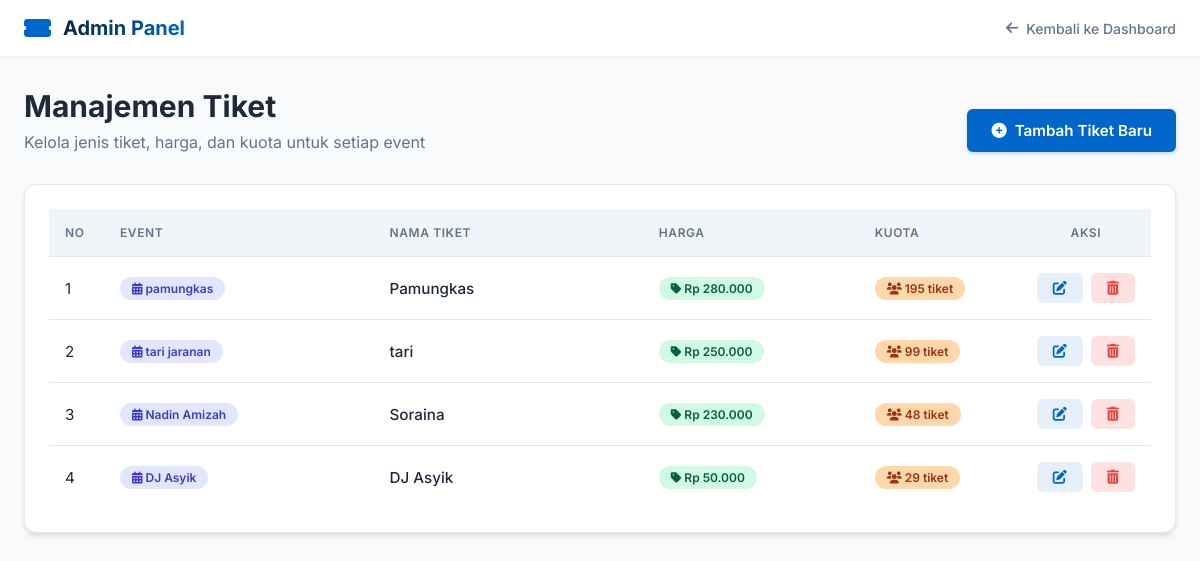
/admin/tiket.php, run on the app's committed database.
### tables this page shows
CREATE TABLE `tiket` (
  `id_tiket` int(11) NOT NULL,
  `id_event` int(11) DEFAULT NULL,
  `nama_tiket` varchar(50) DEFAULT NULL,
  `harga` int(11) DEFAULT NULL,
  `kuota` int(11) DEFAULT NULL
);

CREATE TABLE `event` (
  `id_event` int(11) NOT NULL,
  `nama_event` varchar(150) DEFAULT NULL,
  `tanggal` date DEFAULT NULL,
  `id_venue` int(11) DEFAULT NULL,
  `deskripsi` text DEFAULT NULL,
  `foto` varchar(255) DEFAULT NULL
);

### admin/tiket.php (the view, shortened to what this page needs)
<?php
include '../config/koneksi.php';
$data = mysqli_query($conn, "
    SELECT tiket.*, event.nama_event
    FROM tiket
    JOIN event ON tiket.id_event = event.id_event
    ORDER BY event.tanggal DESC
");
?>
<!DOCTYPE html>
<html lang="id">
<head>
    <link rel="stylesheet" href="https://cdnjs.cloudflare.com/ajax/libs/font-awesome/6.0.0-beta3/css/all.min.css">
</head>
<body>
    <nav class="navbar">
        <div class="navbar-brand">
            <i class="fas fa-ticket-alt"></i>
            <span>Admin Panel</span>
        </div>
        <div class="navbar-menu">
            <a href="dashboard.php"><i class="fas fa-arrow-left"></i> Kembali ke Dashboard</a>
        </div>
    </nav>
    <div class="container">
        <div class="page-header">
            <div>
                <h1 class="page-title">Manajemen Tiket</h1>
                <p class="page-subtitle">Kelola jenis tiket, harga, dan kuota untuk setiap event</p>
            </div>
            <button type="button" class="btn btn-primary" id="btnTambahTiket">
                <i class="fas fa-plus-circle"></i> Tambah Tiket Baru
            </button>
        </div>
        <div class="card">
            <div class="table-responsive" style="padding: 1.5rem;">
                <table class="table">
                    <thead>
                        <tr>
                            <th width="5%">No</th>
                            <th width="25%">Event</th>
                            <th width="25%">Nama Tiket</th>
                            <th width="20%">Harga</th>
                            <th width="15%">Kuota</th>
                            <th width="10%" style="text-align: center;">Aksi</th>
                        </tr>
                    </thead>
                    <tbody>
                        <?php
                        $no = 1;
                        if(mysqli_num_rows($data) > 0) {
                            while($row = mysqli_fetch_assoc($data)) {
                        ?>
                        <tr>
                            <td><?= $no++ ?></td>
                            <td>
                                <span class="badge badge-event">
                                    <i class="fas fa-calendar-alt"></i> <?= htmlspecialchars($row['nama_event']) ?>
                                </span>
                            </td>
                            <td style="font-weight: 500;"><?= htmlspecialchars($row['nama_tiket']) ?></td>
                            <td>
                                <span class="badge badge-price">
                                    <i class="fas fa-tag"></i> Rp <?= number_format($row['harga'], 0, ',', '.') ?>
                                </span>
                            </td>
                            <td>
                                <span class="badge badge-quota">
                                    <i class="fas fa-users"></i> <?= number_format($row['kuota'], 0, ',', '.') ?> tiket
                                </span>
                            </td>
                            <td>
                                <div class="action-cell">
                                    <a href="?edit=<?= $row['id_tiket'] ?>" class="btn btn-edit" title="Edit Tiket">
                                        <i class="fas fa-edit"></i>
                                    </a>
                                    <a href="?hapus=<?= $row['id_tiket'] ?>" class="btn btn-danger" title="Hapus Tiket"
                                       onclick="return confirm('Apakah Anda yakin ingin menghapus tiket ini? Data yang dihapus tidak dapat dikembalikan.')">
                                        <i class="fas fa-trash-alt"></i>
                                    </a>
                                </div>
                            </td>
                        </tr>
                        <?php
                            }
                        } ?>
                    </tbody>
                </table>
            </div>
        </div>
    </div>
</body>
</html>

### admin/tiket.php (style rules this page uses)
:root { --navy: #0a2540; --accent-blue: #0066cc; --accent-hover: #005bb5; --soft-blue: #e6f0fa; --admin-bg: #f8fafc; --text-dark: #1e293b; --text-muted: #64748b; --white: #ffffff; --border-color: #e2e8f0; --danger: #ef4444; --danger-hover: #dc2626; --success: #10b981; --warning: #f59e0b; --shadow-sm: 0 1px 2px 0 rgba(0, 0, 0, 0.05); --shadow-md: 0 4px 6px -1px rgba(0, 0, 0, 0.1), 0 2px 4px -1px rgba(0, 0, 0, 0.06); --shadow-lg: 0 10px 15px -3px rgba(0, 0, 0, 0.1), 0 4px 6px -2px rgba(0, 0, 0, 0.05); --radius-md: 0.375rem; --radius-lg: 0.5rem; --radius-xl: 0.75rem; }
* { margin: 0; padding: 0; box-sizing: border-box; }
body { font-family: 'Inter', sans-serif; background-color: var(--admin-bg); margin: 0; color: var(--text-dark); -webkit-font-smoothing: antialiased; }
.navbar { background-color: var(--white); box-shadow: var(--shadow-sm); position: sticky; top: 0; z-index: 50; padding: 1rem 1.5rem; display: flex; justify-content: space-between; align-items: center; }
.navbar-brand { display: flex; align-items: center; gap: 0.75rem; font-weight: 700; font-size: 1.25rem; }
.navbar-brand i { color: var(--accent-blue); font-size: 1.5rem; }
.navbar-brand span { background: linear-gradient(to right, var(--navy), var(--accent-blue)); -webkit-background-clip: text; -webkit-text-fill-color: transparent; }
.navbar-menu a { color: var(--text-muted); text-decoration: none; font-size: 0.875rem; display: flex; align-items: center; gap: 0.5rem; transition: color 0.2s; font-weight: 500; }
.container { max-width: 1200px; margin: 0 auto; padding: 2rem 1.5rem; animation: fadeIn 0.4s ease-in-out; }
.page-header { margin-bottom: 2rem; display: flex; justify-content: space-between; align-items: flex-end; flex-wrap: wrap; gap: 1rem; }
.page-title { font-size: 1.875rem; font-weight: 700; margin: 0 0 0.5rem 0; color: var(--text-dark); }
.page-subtitle { color: var(--text-muted); margin: 0; }
.card { background-color: var(--white); border-radius: var(--radius-xl); box-shadow: var(--shadow-md); border: 1px solid var(--border-color); }
.btn { display: inline-flex; align-items: center; justify-content: center; gap: 0.5rem; padding: 0.75rem 1.5rem; font-size: 0.95rem; font-weight: 600; border-radius: var(--radius-md); border: none; cursor: pointer; transition: all 0.2s ease; font-family: inherit; text-decoration: none; }
.btn-primary { background-color: var(--accent-blue); color: var(--white); box-shadow: 0 2px 4px rgba(0, 102, 204, 0.2); }
.btn-danger { background-color: #fee2e2; color: var(--danger); padding: 0.5rem 1rem; font-size: 0.875rem; border-radius: var(--radius-md); }
.btn-edit { background-color: var(--soft-blue); color: var(--accent-blue); padding: 0.5rem 1rem; font-size: 0.875rem; border-radius: var(--radius-md); }
.table-responsive { overflow-x: auto; }
.table { width: 100%; border-collapse: separate; border-spacing: 0; min-width: 600px; }
.table th { background-color: #f1f5f9; color: var(--text-muted); font-weight: 600; font-size: 0.75rem; text-transform: uppercase; letter-spacing: 0.05em; padding: 1rem; text-align: left; border-bottom: 1px solid var(--border-color); }
.table td { padding: 1rem; border-bottom: 1px solid var(--border-color); color: var(--text-dark); font-size: 0.95rem; vertical-align: middle; }
.table tbody tr { transition: background-color 0.15s ease; }
.table tbody tr:last-child td { border-bottom: none; }
.action-cell { display: flex; gap: 0.5rem; justify-content: center; }
.badge { display: inline-block; padding: 0.25rem 0.75rem; border-radius: 9999px; font-size: 0.75rem; font-weight: 600; }
.badge-event { background-color: #e0e7ff; color: #4338ca; }
.badge-price { background-color: #d1fae5; color: #065f46; }
.badge-quota { background-color: #fed7aa; color: #9a3412; }

### data on the page
tiket: id_event.nama_event "pamungkas", nama_tiket "Pamungkas", harga "280.000", kuota "195"
tiket: id_event.nama_event "tari jaranan", nama_tiket "tari", harga "250.000", kuota "99"
tiket: id_event.nama_event "Nadin Amizah", nama_tiket "Soraina", harga "230.000", kuota "48"
tiket: id_event.nama_event "DJ Asyik", nama_tiket "DJ Asyik", harga "50.000", kuota "29"
